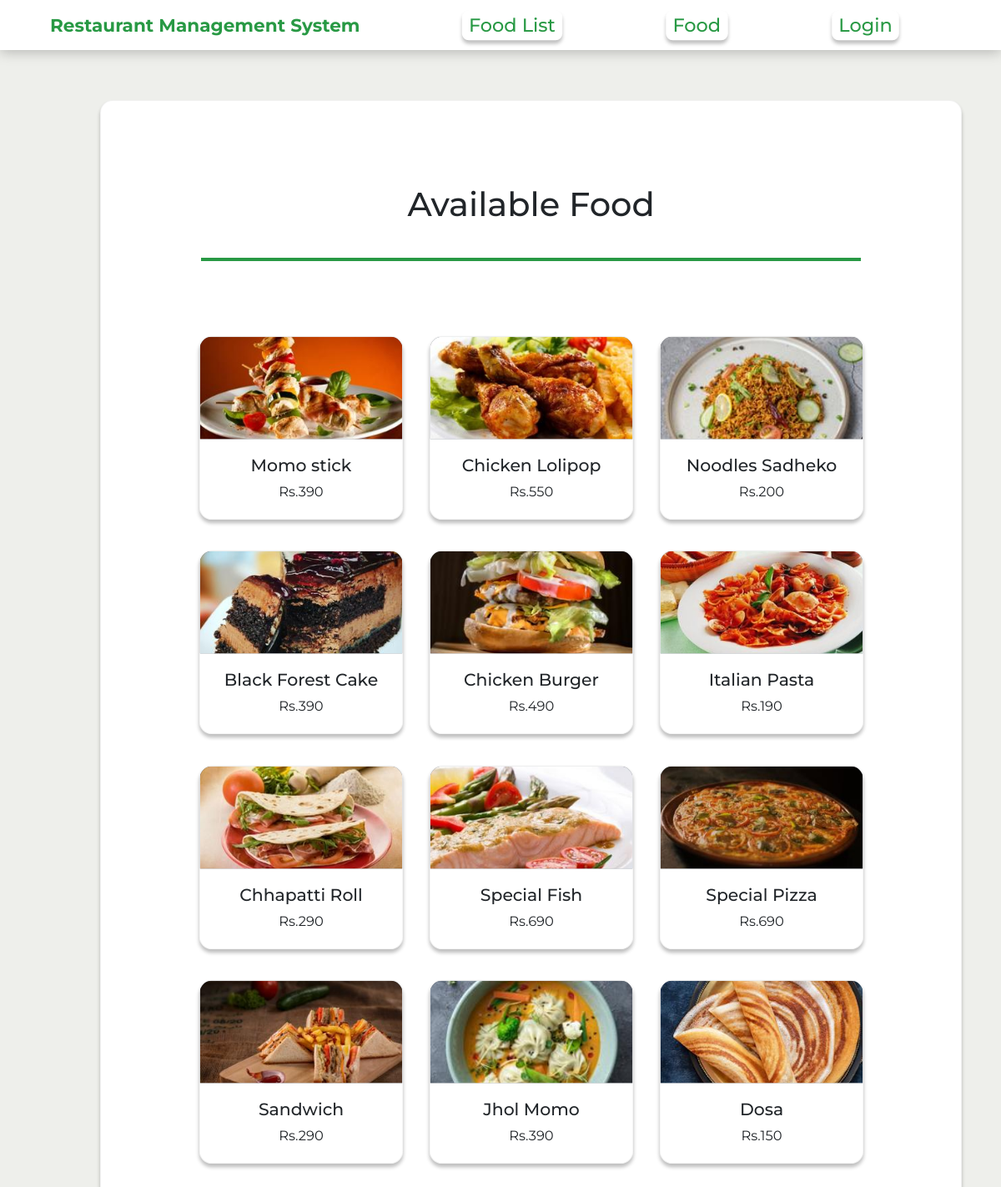
Screenshot of /food/ with the database file from the repository.
### rms_app/models.py (models this page shows, shortened)
class Food(models.Model):
    food_item = models.CharField(max_length=100)
    per_price = models.PositiveIntegerField()
    food_img = models.ImageField(default="default_food.jpg", upload_to="food_pics")

### rms_app/views.py (the view)
# urls.py: path("food/", FoodImgView.as_view(), name="rms-food"),
class FoodImgView(ListView):
    model = Food
    template_name = "rms_app/food.html"
    context_object_name = "food_obj"

### rms_app/templates/rms_app/food.html (shortened to what this page needs)
{% extends "rms_app/base.html" %}
{% block content %}
{% load static %}
<div class="foodtable">
    <section id="food-section">
        {% if food_obj %}
        <h1 class="avail">Available Food</h1>
        <br>
        <div class="food-list">
            {% for food_item in food_obj  %}
            <div class="food-card">
                <div id="img">
                    <img src="{{ food_item.food_img.url }}" alt="">
                </div>
                <div class="food-info">
                    <h5 class="food-title">{{ food_item.food_item}} </h5>
                    <p class="food-price">Rs.{{ food_item.per_price}}
                    </p>
                </div>
            </div>
            {% endfor %}
        </div>
        {% endif %}
    </section>
</div>
{% endblock content %}

### rms_app/templates/rms_app/base.html (shortened to what this page needs)
{% load static %}
<!DOCTYPE html>
<html lang="en">
<head>
    <link rel= "stylesheet" href="https://cdn.jsdelivr.net/npm/bootstrap@5.0.1/dist/css/bootstrap.min.css" rel="stylesheet">
    <link rel="stylesheet" href="{% static 'rms_app/main.css' %}">
</head>
<body>
    <nav>
        <div id="navbar">
            <a href="{% url 'rms-home' %}" class='navbar-header ' style='color:var(--green-color)'>Restaurant Management System</a>
            <div class="navbar-links">
                <a href="{% url 'rms-foodlist' %}" class="navbar-link">Food List</a>
                <a href="{% url 'rms-food' %}" class="navbar-link">Food</a>
                {% if user.is_authenticated %}
                <a class="navbar-link" href="{% url 'createinvoice' %}" >Create Invoice</a>
                <a class="navbar-link" href="{% url 'dashboard' %}" >Dashboard</a>
                {% else %}
                <a class="navbar-link" href="{% url 'login'%}">Login</a>
                {% endif%}
            </div>
        </div>
    </nav>
    {% block content %}{% endblock content %}
</body>
</html>

### rms_app/static/rms_app/main.css (style rules this page uses)
html { scroll-behavior: smooth; }
* { border: 0; margin: 0; box-sizing: border-box; font-family: "Montserrat", "Lato" sans-serif; }
body { height:100%; background-color: var(--bg-color); }
:root { --green-color: #289944; --column-color: #4f9460cc; --bg-color: #eeefeb; --img-color: #616a76; --content-color: #040f0f; --head-font: "Montserrat", sans-serif; --text-font: "Lato", sans-serif; --shadow: 0px 4px 4px 0px rgba(0, 0, 0, 0.25); }
#navbar { height: 60px; width: 100%; padding-left: 60px; padding-right: 60px; display: flex; align-items: center; justify-content: space-between; position: fixed; z-index: 10; background: #ffffff; box-shadow: 0px 2px 15px rgba(0, 0, 0, 0.25); }
.navbar-header { background-color: transparent; color: var(--green-color); font-family: var(--head-font); font-style: normal; font-weight: bold; font-size: 1.8vw; line-height: 34px; }
a { position: relative; font-family: var(--head-font); font-weight: 450; text-decoration:var(--green-color); }
a:not(.navbar-header) { display: inline-block; border-radius: 8px; padding: 4px 8px 4px 8px; color: var(--green-color); background-color: #ffffff; border-color: var(--green-color); transform: scale(1.02); box-shadow: var(--shadow); transition: all 0.2s ease-in; }
.navbar-links { width: 60%; display: flex; justify-content: space-around; background-color: transparent; }
.navbar-link { font-family: var(--head-font); font-style: normal; font-weight: 500; font-size: 22px; line-height: 27px; z-index: 25; }
.foodtable { background: transparent; padding: 0px 120px ; border: 1px solid #dddddd; position: relative; top:120px; left:120px; margin-bottom: 20px; text-align: center; width:86.1%; height:220vh; border-radius: 15px; background-color: white; border: 1px solid #22222210; box-shadow: var(--shadow); }
#food-section { text-align: center; align-items: center; justify-content: center; padding-top: 100px; }
.avail { font-family: var(--head-font); width: 100%; font-style: normal; border-bottom: 4px solid; padding-bottom: 40px; border-color: var(--green-color); }
.food-card { display: flex; flex-direction: column; text-align: center; width: 20vw; height: 18vw; min-width: 100%; min-height: 100%; border-radius: 15px; overflow: hidden; background-color: white; border: 1px solid #22222210; transform: scale(1.02); box-shadow: var(--shadow); transition: all 0.2s ease-in; }
.food-list { margin-top: 60px; margin-bottom: 50px; display: grid; grid-template-columns: repeat(3, 30.1%); grid-gap: 4.8%; }
.food-info { padding: 5px; margin-top: 14px; font-family: var(--head-font); background-color: transparent; font-style: normal; font-weight: normal; line-height: 22px; }
.food-title { font-weight: 500; background-color: transparent; }
.food-price { line-height: 22px; background-color: transparent; }
#img { display: flex; justify-content: center; align-items: center; overflow: hidden; width: 100%; height: 56%; background: var(--img-color); }
img:not(.account-img) { min-width: 100%; min-height: 100%; }

### rows the page displays
Food: food_img (picture), food_item "Momo stick", per_price "390"
Food: food_img (picture), food_item "Chicken Lolipop", per_price "550"
Food: food_img (picture), food_item "Noodles Sadheko", per_price "200"
Food: food_img (picture), food_item "Black Forest Cake", per_price "390"
Food: food_img (picture), food_item "Chicken Burger", per_price "490"
Food: food_img (picture), food_item "Italian Pasta", per_price "190"
Food: food_img (picture), food_item "Chhapatti Roll", per_price "290"
Food: food_img (picture), food_item "Special Fish", per_price "690"
Food: food_img (picture), food_item "Special Pizza", per_price "690"
Food: food_img (picture), food_item "Sandwich", per_price "290"
Food: food_img (picture), food_item "Jhol Momo", per_price "390"
Food: food_img (picture), food_item "Dosa", per_price "150"
